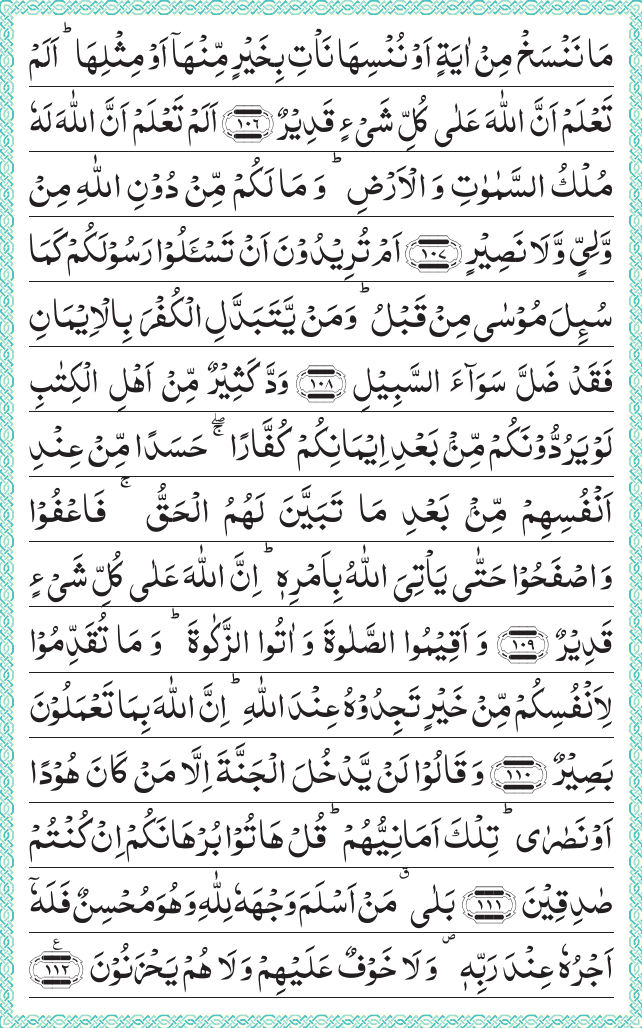
#> input picture page-018.png, 642 x 1028 px
$ python Image_adding.py
#> lines starting #> are read from the running program, lines starting #| are printed output that depends on the picture
import os
from PIL import Image


def image_add_left(image_bg, image_add):
    image_bg.paste(image_add, (-7, 0), mask=image_add)
    image_bg.show()


def image_add_right(image_bg, image_add):
    image_bg_width = image_bg.width
    image_add_width = image_add.width
    # Pasting img2 image on top of img1
    # starting at coordinates (0, 0)
    image_bg.paste(image_add, (image_bg_width-image_add_width+7, 0), mask=image_add)
    image_bg.show()


# Here we can transparent image
# os.system('python3 utils/make_transparent.py "imagesRight/right-page-018.png" "output.png"')

# Opening the primary image (used in background)
img1 = Image.open(r"page-018.png")
#> img1 is the input picture: PIL image 642x1028 RGB; mean R, G, B 226.9, 229.4, 228.7

# Opening the secondary image (overlay image)
img2 = Image.open(r"output.png")
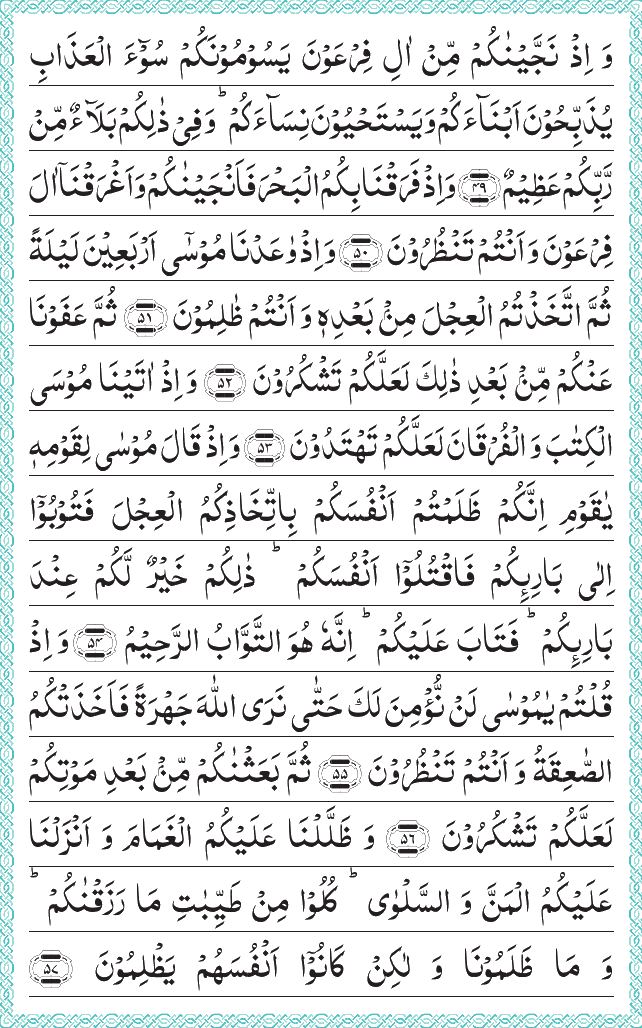
#> input picture output.png, 642 x 1028 px
#> img2 is the input picture: PIL image 642x1028 RGBA; mean R, G, B, A 227, 229.5, 228.8, 41.1

# image_add_left(img1, img2)
image_add_right(img1, img2)
#> in image_add_right, `image_bg.paste(image_add, (image_bg_width-image_add_width+7, 0), mask=..`:
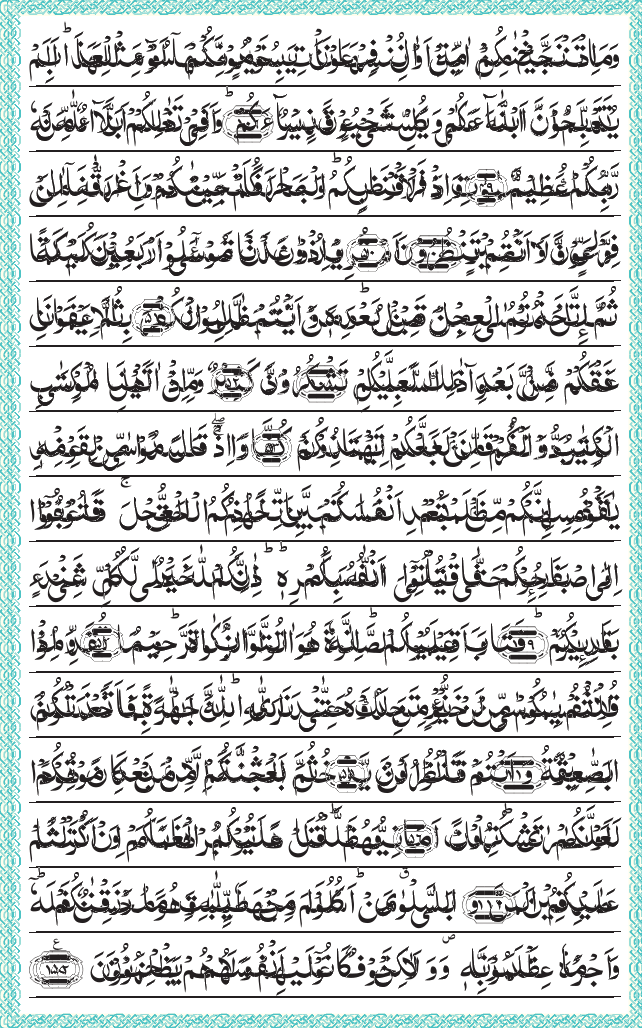
#> image_bg: PIL image 642x1028 RGB; mean R, G, B 207.9, 211.3, 210.8


# Pasting img2 image on top of img1
# starting at coordinates (0, 0)
# img1.paste(img2, (w1-w2 + 7, 0), mask=img2)
# img1.paste(img2, (-7, 0), mask=img2)

# Displaying the image
# img1.show()
